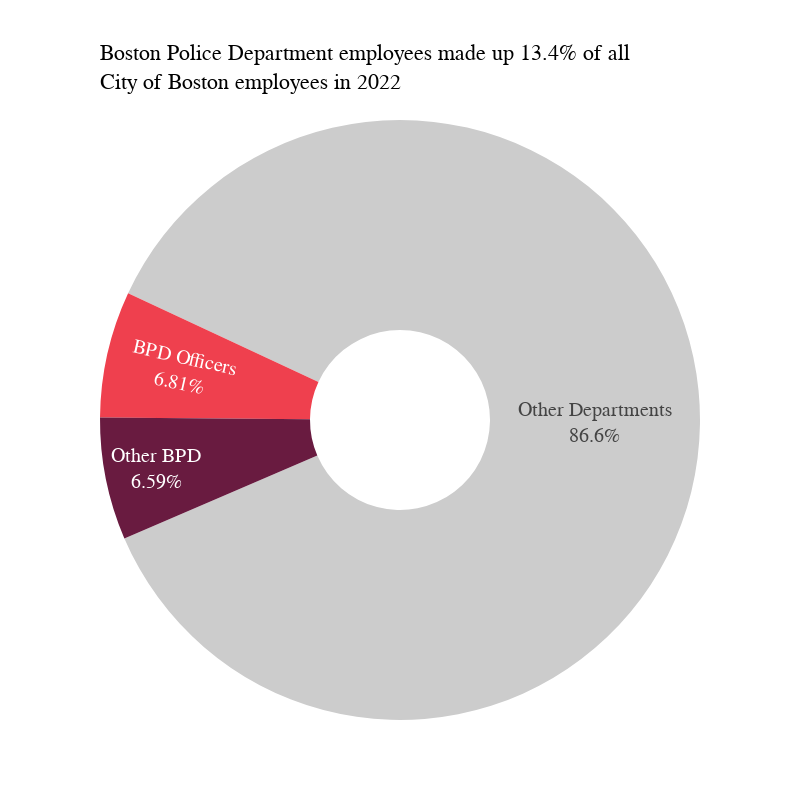

This figure's notebook cell:
### Code cell
# Ryan's edited version
import plotly.graph_objects as go

labels = ["BPD Officers", "Other BPD", "Other Departments"]
values = [count_officers, bpd, all_of_other]
colors = ["#EF404E","691B40", "#CCCCCC"]

fig = go.Figure(data=[go.Pie(labels=labels, values=values, hole=.3, rotation=295)])
fig.update_traces(hoverinfo='label+percent', textinfo='value', textfont_size=20, textfont_family="GT America",
marker=dict(colors=colors))

# Title
fig.update_layout(
    title = go.layout.Title(
        text = "Boston Police Department employees made up 13.4% of all <br>City of Boston employees in 2022",
        xref = "paper",
        x = 0,
        font_family = "GT America Bold",
        font_size = 22,
        font_color="black"
    )
)

# ADD PERCENTAGES TO THE PIE CHART
fig.update_traces(textposition='inside', textinfo='percent+label')

# change the fig size to 10x10
fig.update_layout(
    autosize=False,
    width=800,
    height=800,
    showlegend=False,
    margin=dict(
        l=100,
        r=100,
        b=80,
        t=120,
        pad=4
    )
)


fig.show()

### Figure 1 — Plotly figure (JSON) as saved in the notebook; plotly's stock layout.template omitted (floating-point values rounded to 4 significant figures)
{"data": [{"hole": 0.3, "hoverinfo": "label+percent", "labels": ["BPD Officers", "Other BPD", "Other Departments"], "marker": {"colors": ["#EF404E", "691B40", "#CCCCCC"]}, "rotation": -65, "textfont": {"family": "GT America", "size": 20}, "textinfo": "percent+label", "textposition": "inside", "type": "pie", "values": [1545, 1495, 19641]}], "layout": {"autosize": false, "height": 800, "margin": {"b": 80, "l": 100, "pad": 4, "r": 100, "t": 120}, "showlegend": false, "title": {"font": {"color": "black", "family": "GT America Bold", "size": 22}, "text": "Boston Police Department employees made up 13.4% of all <br>City of Boston employees in 2022", "x": 0, "xref": "paper"}, "width": 800}}
